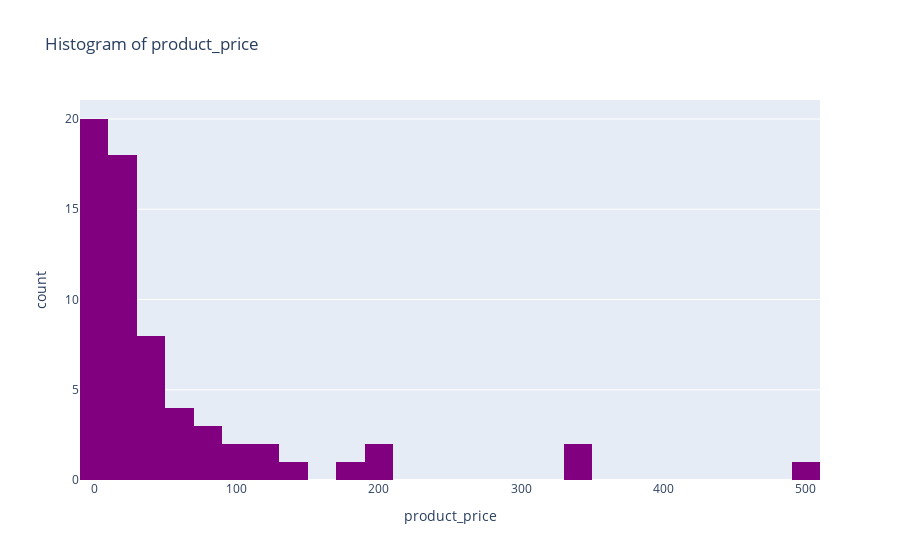
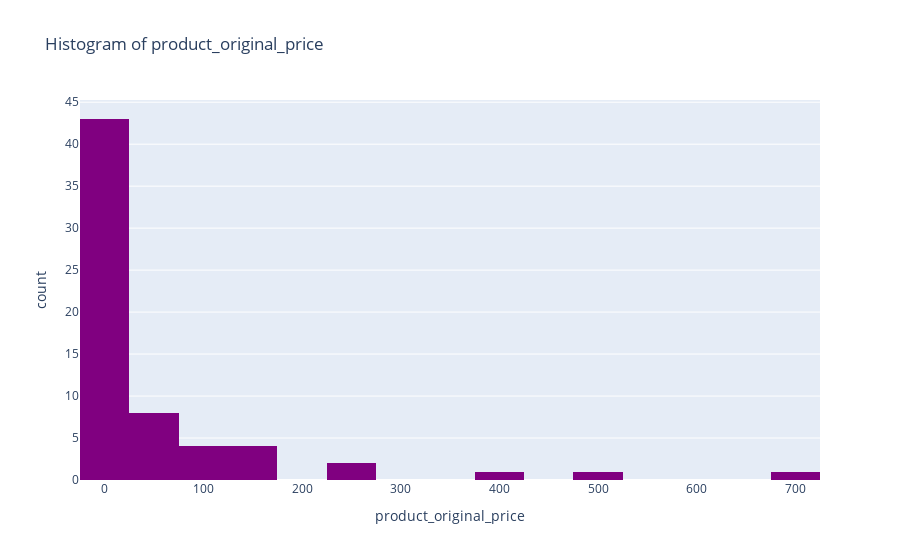
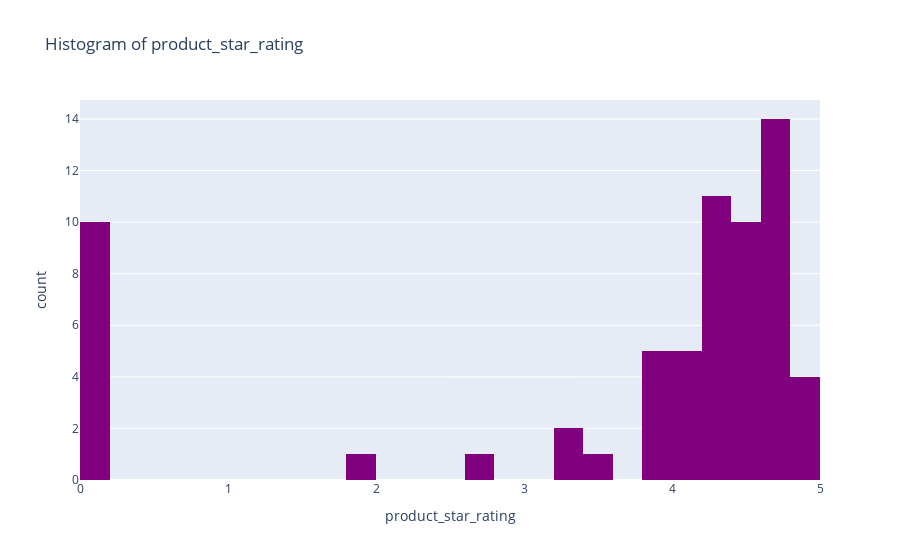
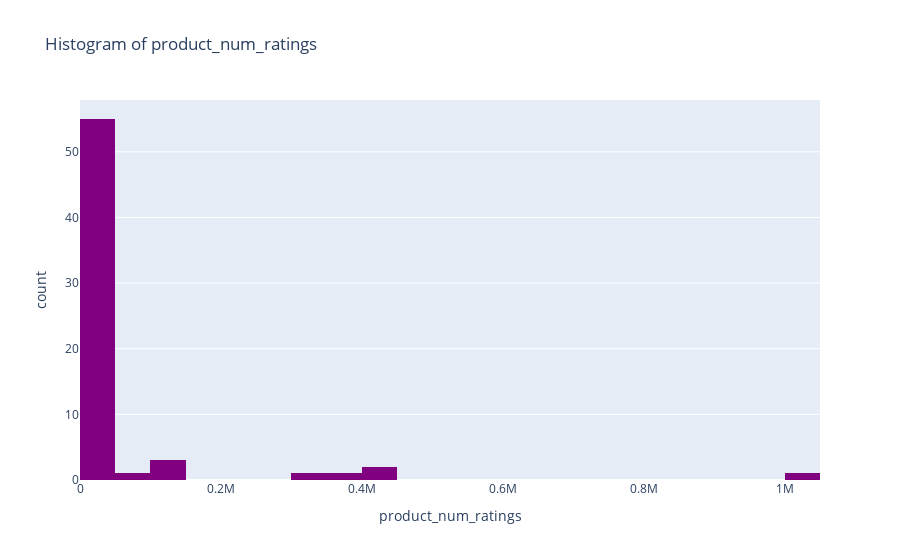

Notebook source saved alongside these figures, in order:
### Markdown cell above
**5.1.2.** Para las variables numéricas crear histogramas. Listar los productos que están más lejos de 5 estándares de desviación, y serían considerados outliers. Hacer test de si es una distribución normal o no.

### Code cell
for col in numeric:
    fig = px.histogram(products, x=col, title=f"Histogram of {col}", nbins=30)
    fig.update_traces(marker_color='purple')
    fig.show()

### Figure 1 — Plotly figure (JSON) as saved in the notebook; plotly's stock layout.template omitted (floating-point values rounded to 4 significant figures)
{"data": [{"bingroup": "x", "hovertemplate": "product_price=%{x}<br>count=%{y}<extra></extra>", "legendgroup": "", "marker": {"color": "purple", "pattern": {"shape": ""}}, "name": "", "nbinsx": 30, "orientation": "v", "showlegend": false, "type": "histogram", "x": [99.99, 149.7, 49.88, 335.0, 200.0, 130.0, 350.0, 49.39, 87.1, 130.0, 70.61, 48.75, 99.99, 499.0, 200.0, 38.67, 23.99, 84.99, 0.25, 0.49, 2.39, 18.09, 19.78, 0.0, 55.99, 6.68, 11.53, 36.98, 27.98, 28.79, 0.0, 0.0, 36.98, 0.0, 3.19, 12.99, 0.0, 22.18, 180.0, 19.02, 14.98, 67.28, 0.0, 0.0, 0.0, 0.0, 24.49, 11.99, 0.0, 29.99, 14.99, 22.0, 39.99, 24.98, 5.99, 0.0, 0.0, 15.99, 0.0, 34.98, 14.99, 0.0, 69.99, 59.99], "xaxis": "x", "yaxis": "y"}], "layout": {"barmode": "relative", "legend": {"tracegroupgap": 0}, "title": {"text": "Histogram of product_price"}, "xaxis": {"anchor": "y", "domain": [0, 1], "title": {"text": "product_price"}}, "yaxis": {"anchor": "x", "domain": [0, 1], "title": {"text": "count"}}}}

### Figure 2 — Plotly figure (JSON) as saved in the notebook; plotly's stock layout.template omitted (floating-point values rounded to 4 significant figures)
{"data": [{"bingroup": "x", "hovertemplate": "product_original_price=%{x}<br>count=%{y}<extra></extra>", "legendgroup": "", "marker": {"color": "purple", "pattern": {"shape": ""}}, "name": "", "nbinsx": 30, "orientation": "v", "showlegend": false, "type": "histogram", "x": [170.0, 158.0, 0.0, 499.0, 0.0, 137.7, 400.0, 0.0, 105.0, 150.0, 87.14, 56.95, 0.0, 699.0, 272.3, 40.5, 29.0, 99.0, 0.0, 0.0, 0.0, 26.99, 32.99, 0.0, 0.0, 0.0, 18.99, 0.0, 0.0, 31.99, 0.0, 18.0, 0.0, 20.25, 3.99, 0.0, 0.0, 0.0, 249.0, 29.99, 0.0, 0.0, 0.0, 0.0, 0.0, 20.24, 0.0, 0.0, 22.5, 0.0, 0.0, 0.0, 0.0, 0.0, 0.0, 0.0, 0.0, 0.0, 0.0, 0.0, 30.0, 0.0, 0.0, 84.99], "xaxis": "x", "yaxis": "y"}], "layout": {"barmode": "relative", "legend": {"tracegroupgap": 0}, "title": {"text": "Histogram of product_original_price"}, "xaxis": {"anchor": "y", "domain": [0, 1], "title": {"text": "product_original_price"}}, "yaxis": {"anchor": "x", "domain": [0, 1], "title": {"text": "count"}}}}

### Figure 3 — Plotly figure (JSON) as saved in the notebook; plotly's stock layout.template omitted (floating-point values rounded to 4 significant figures)
{"data": [{"bingroup": "x", "hovertemplate": "product_star_rating=%{x}<br>count=%{y}<extra></extra>", "legendgroup": "", "marker": {"color": "purple", "pattern": {"shape": ""}}, "name": "", "nbinsx": 30, "orientation": "v", "showlegend": false, "type": "histogram", "x": [4.0, 4.2, 3.9, 4.3, 4.1, 4.2, 4.4, 4.2, 3.9, 4.1, 3.9, 4.3, 3.8, 4.3, 4.2, 4.4, 4.6, 4.7, 4.7, 4.8, 4.8, 4.7, 0.0, 4.2, 4.0, 4.7, 4.4, 0.0, 0.0, 4.5, 4.7, 4.8, 0.0, 4.7, 0.0, 4.5, 3.2, 4.8, 4.6, 4.7, 0.0, 3.8, 1.8, 4.3, 4.4, 4.7, 0.0, 4.2, 4.6, 3.2, 4.5, 4.4, 0.0, 0.0, 4.7, 4.4, 4.6, 4.6, 4.2, 0.0, 4.4, 3.5, 2.6, 4.0], "xaxis": "x", "yaxis": "y"}], "layout": {"barmode": "relative", "legend": {"tracegroupgap": 0}, "title": {"text": "Histogram of product_star_rating"}, "xaxis": {"anchor": "y", "domain": [0, 1], "title": {"text": "product_star_rating"}}, "yaxis": {"anchor": "x", "domain": [0, 1], "title": {"text": "count"}}}}

### Figure 4 — Plotly figure (JSON) as saved in the notebook; plotly's stock layout.template omitted (floating-point values rounded to 4 significant figures)
{"data": [{"bingroup": "x", "hovertemplate": "product_num_ratings=%{x}<br>count=%{y}<extra></extra>", "legendgroup": "", "marker": {"color": "purple", "pattern": {"shape": ""}}, "name": "", "nbinsx": 30, "orientation": "v", "showlegend": false, "type": "histogram", "x": [2929, 135, 205, 2248, 423, 578, 109, 2771, 613, 94, 462, 26685, 8, 2098, 2258, 37513, 4355, 390, 8010, 13638, 54922, 180, 0, 437768, 3075, 628, 100331, 0, 0, 1142, 8, 130395, 0, 2317, 0, 27686, 9, 36930, 2687, 793, 0, 96, 12, 384756, 38, 333273, 0, 51, 6346, 204, 3241, 25391, 0, 0, 2440, 1015448, 447888, 7384, 140637, 0, 14471, 270, 12, 48154], "xaxis": "x", "yaxis": "y"}], "layout": {"barmode": "relative", "legend": {"tracegroupgap": 0}, "title": {"text": "Histogram of product_num_ratings"}, "xaxis": {"anchor": "y", "domain": [0, 1], "title": {"text": "product_num_ratings"}}, "yaxis": {"anchor": "x", "domain": [0, 1], "title": {"text": "count"}}}}
